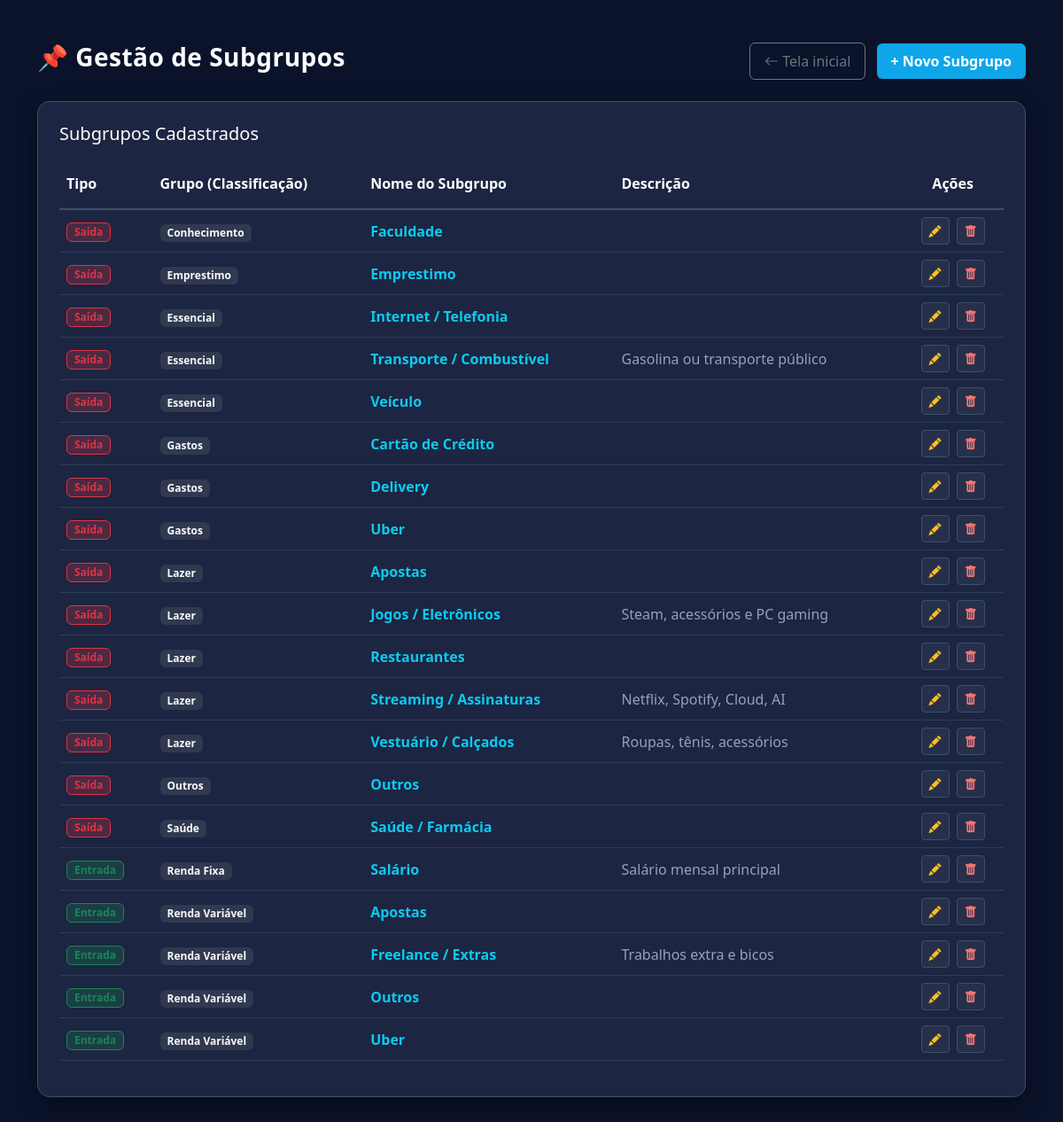
Page /subgrupos/index.php on the earlier database version.
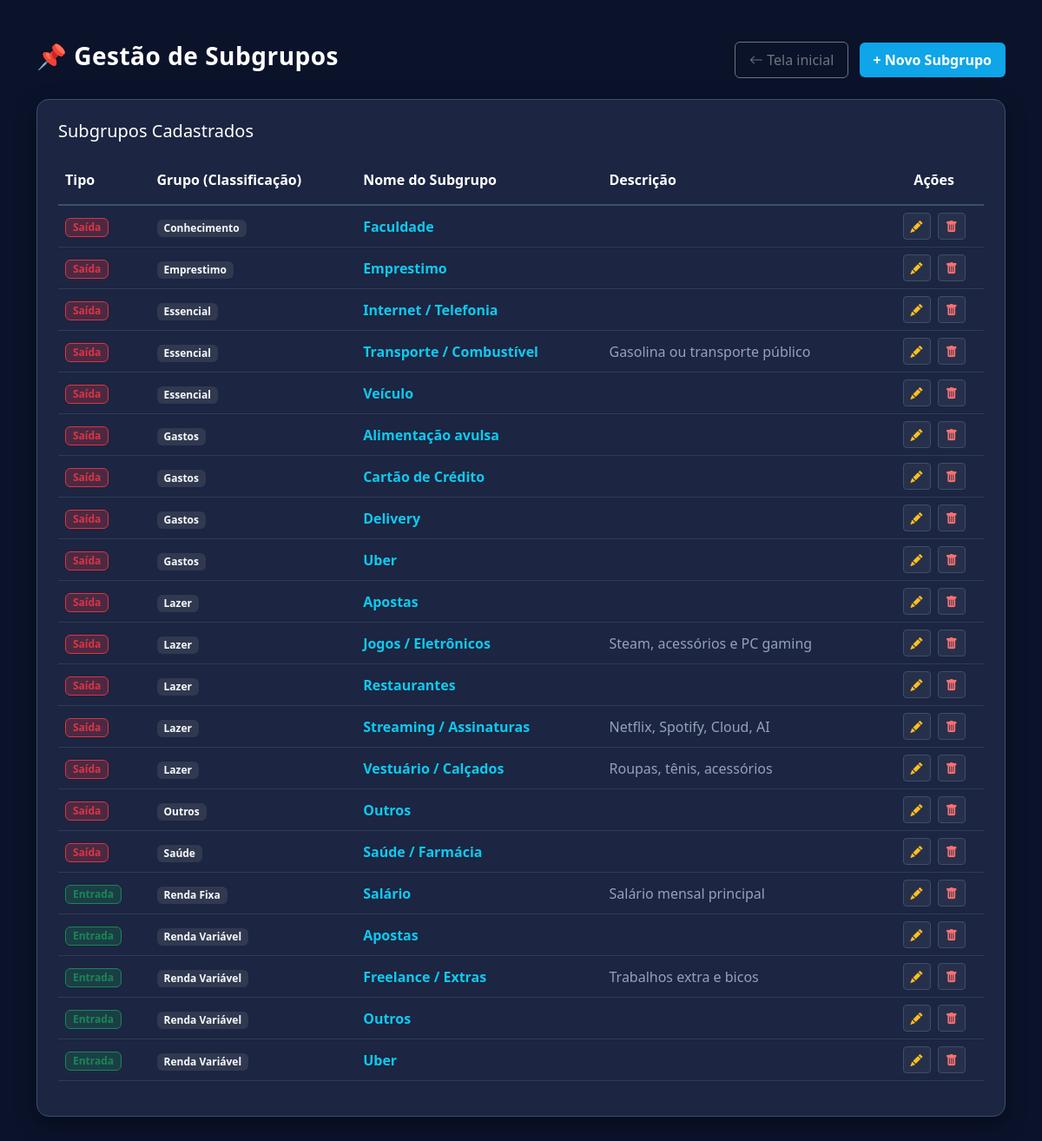
Same page on the later database version.
### tables this page shows
CREATE TABLE subgrupos (
        id INTEGER PRIMARY KEY AUTOINCREMENT,
        tipo TEXT NOT NULL,
        grupo TEXT,
        nome TEXT NOT NULL,
        descricao TEXT
    );

### subgrupos/index.php (the view, shortened to what this page needs)
<?php
include '../db/conexao.php';
$subgrupos = [];
try {
    $stmt = $pdo->query("SELECT * FROM subgrupos ORDER BY tipo DESC, grupo ASC, nome ASC");
    $subgrupos = $stmt->fetchAll(PDO::FETCH_ASSOC);
} catch (Exception $e) {
    $mensagem = "<div class='alert alert-danger bg-dark text-danger border-danger mt-3'>Erro: " . $e->getMessage() . "</div>";
}
?>
<!DOCTYPE html>
<html lang="pt-BR">
<head>
    <link href="https://cdn.jsdelivr.net/npm/bootstrap@5.3.0/dist/css/bootstrap.min.css" rel="stylesheet">
    <link rel="stylesheet" href="https://cdn.jsdelivr.net/npm/bootstrap-icons@1.10.5/font/bootstrap-icons.css">
</head>
<body>
    <div class="container mt-5 mb-5">
        <div class="row align-items-center mb-4">
            <div class="col-md-6">
                <h2 class="navbar-brand fs-3">📌 Gestão de Subgrupos</h2>
            </div>
            <div class="col-md-6 text-md-end mt-3 mt-md-0">
                <a href="../view/dashboard.php" class="btn btn-outline-secondary me-2 px-3 py-2 shadow-sm">
                    <i class="bi bi-arrow-left"></i> Tela inicial
                </a>
                <a href="novo_subgrupo.php" class="btn btn-info-custom px-3 py-2 shadow-sm">+ Novo Subgrupo</a>
            </div>
        </div>
        <div class="card card-custom p-4">
            <h4 class="mb-3 fs-5 text-white">Subgrupos Cadastrados</h4>
            <div class="table-responsive">
                <table class="table align-middle">
                    <thead>
                        <tr style="border-bottom: 2px solid #3a506b;">
                            <th class="py-3 text-white">Tipo</th>
                            <th class="py-3 text-white">Grupo (Classificação)</th>
                            <th class="py-3 text-white">Nome do Subgrupo</th>
                            <th class="py-3 text-white">Descrição</th>
                            <th class="text-center py-3 text-white">Ações</th>
                        </tr>
                    </thead>
                    <tbody>
                        <?php if (count($subgrupos) > 0): ?>
                            <?php foreach ($subgrupos as $s): ?>
                                <tr>
                                    <td>
                                        <?php if ($s['tipo'] == 'Entrada'): ?>
                                            <span
                                                class="badge bg-success bg-opacity-25 text-success border border-success px-2 py-1">Entrada</span>
                                        <?php else: ?>
                                            <span
                                                class="badge bg-danger bg-opacity-25 text-danger border border-danger px-2 py-1">Saída</span>
                                        <?php endif; ?>
                                    </td>
                                    <td><span
                                            class="badge bg-secondary bg-opacity-25 text-light px-2 py-1"><?php echo htmlspecialchars($s['grupo'] ?? ''); ?></span>
                                    </td>
                                    <td class="fw-bold text-info"><?php echo htmlspecialchars($s['nome'] ?? ''); ?></td>
                                    <td class="texto-auxiliar"><?php echo htmlspecialchars($s['descricao'] ?? ''); ?></td>
                                    <td class="text-center">
                                        <a href="editar_subgrupo.php?id=<?php echo $s['id']; ?>"
                                            class="btn btn-sm btn-action-edit me-1" title="Editar">
                                            <i class="bi bi-pencil-fill"></i>
                                        </a>
                                        <a href="index.php?deletar=<?php echo $s['id']; ?>" class="btn btn-sm btn-action-delete"
                                            title="Apagar"
                                            onclick="return confirm('Tem a certeza de que quer apagar este subgrupo, Uai?');">
                                            <i class="bi bi-trash-fill"></i>
                                        </a>
                                    </td>
                                </tr>
                            <?php endforeach; ?>
                        <?php endif; ?>
                    </tbody>
                </table>
            </div>
        </div>
    </div>
</body>
</html>

Differences in the rows shown:
added subgrupos: tipo "Saída", grupo "Gastos", nome "Alimentação avulsa"
